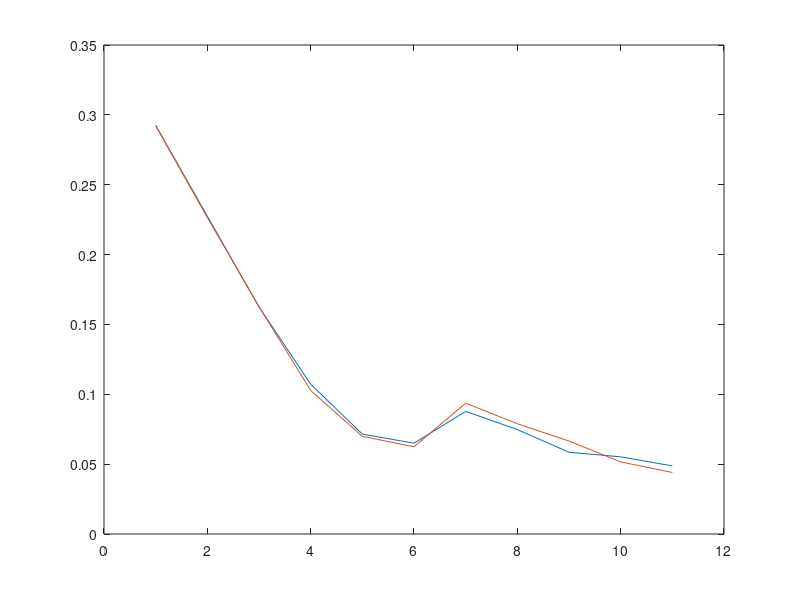

The MATLAB script that drew this image:
% Experiement to compute 
% distance between sensor and mask (d) 
% and blur size caused by the mask (m)

% monitor distance from the mask is approximately t = 18cm
% size of substrate that is imaged ~ 1.2cm 
% view of substrate on the sensor is approx. 400 pixels
% therefore, size of image is q*1.3/400 in cm

% height of pattern on the monitor = ps or p5 for a square or 5 image
% pixel height on the sensor = qs or q5

% square with shrinking size
qs = [27; 23; 18; 17; 15];
ps = [3.015; 2.23; 1.57; 0.774; 0.37];
As = [ps/18 ones(length(ps),1)];

% 5 with shrinking size
q5 = [90;70;50;33;22;20];
p5 = [13.6; 10.1; 6.7; 3.5; 1.75; 1.35];
A5 = [p5/18 ones(length(p5),1)];

% height of the sensor image is approx..
% ps*d/t+m

dm = [A5; As]\(1.3*[q5; qs]/400) % in cm 

figure(134); plot([(1.3*[q5; qs]/400) [A5;As]*dm])

% system performance is limited by the blur spot size
% in our case spot size is dm(2) = 350 micron (approx.)
% which means that any feature shift on the monitor must be greater than 
% half the spot size ... 
% 
% another explanation is that we can only fit non-overlapping spot-sized
% pixels on the sensor... 
% similarly, visible region on the monitor should map over the entire
% sensor for maximum resolution... 

%% 32R10 mask
% 8, 16, 32... 
pl = [2.97; 1.467; 0.76]; 
ql = [10; 5; 2.5];
[(1.3*ql/400) pl*0.2/18]